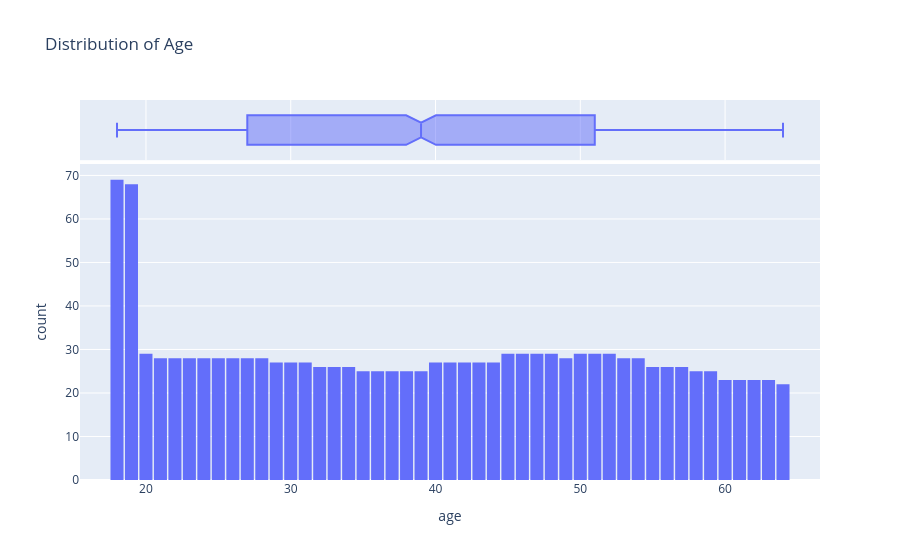

Write notebook code for a chart like this one.
### Code cell
fig= px.histogram(medical_df,x='age',nbins=47,marginal='box',title='Distribution of Age')
fig.update_layout(bargap=0.1)
fig.show()

### Figure 1 — Plotly figure (JSON) as saved in the notebook; plotly's stock layout.template omitted (floating-point values rounded to 4 significant figures; data arrays with more than 128 entries replaced by an {"elided": "..."} marker saying what was removed)
{"data": [{"bingroup": "x", "hovertemplate": "age=%{x}<br>count=%{y}<extra></extra>", "legendgroup": "", "marker": {"color": "#636efa", "pattern": {"shape": ""}}, "name": "", "nbinsx": 47, "orientation": "v", "showlegend": false, "type": "histogram", "x": {"elided": "1338 int values"}, "xaxis": "x", "yaxis": "y"}, {"hovertemplate": "age=%{x}<extra></extra>", "legendgroup": "", "marker": {"color": "#636efa"}, "name": "", "notched": true, "showlegend": false, "type": "box", "x": {"elided": "1338 int values"}, "xaxis": "x2", "yaxis": "y2"}], "layout": {"bargap": 0.1, "barmode": "relative", "legend": {"tracegroupgap": 0}, "title": {"text": "Distribution of Age"}, "xaxis": {"anchor": "y", "domain": [0, 1], "title": {"text": "age"}}, "xaxis2": {"anchor": "y2", "domain": [0, 1], "matches": "x", "showgrid": true, "showticklabels": false}, "yaxis": {"anchor": "x", "domain": [0, 0.8316], "title": {"text": "count"}}, "yaxis2": {"anchor": "x2", "domain": [0.8416, 1], "matches": "y2", "showgrid": false, "showline": false, "showticklabels": false, "ticks": ""}}}
